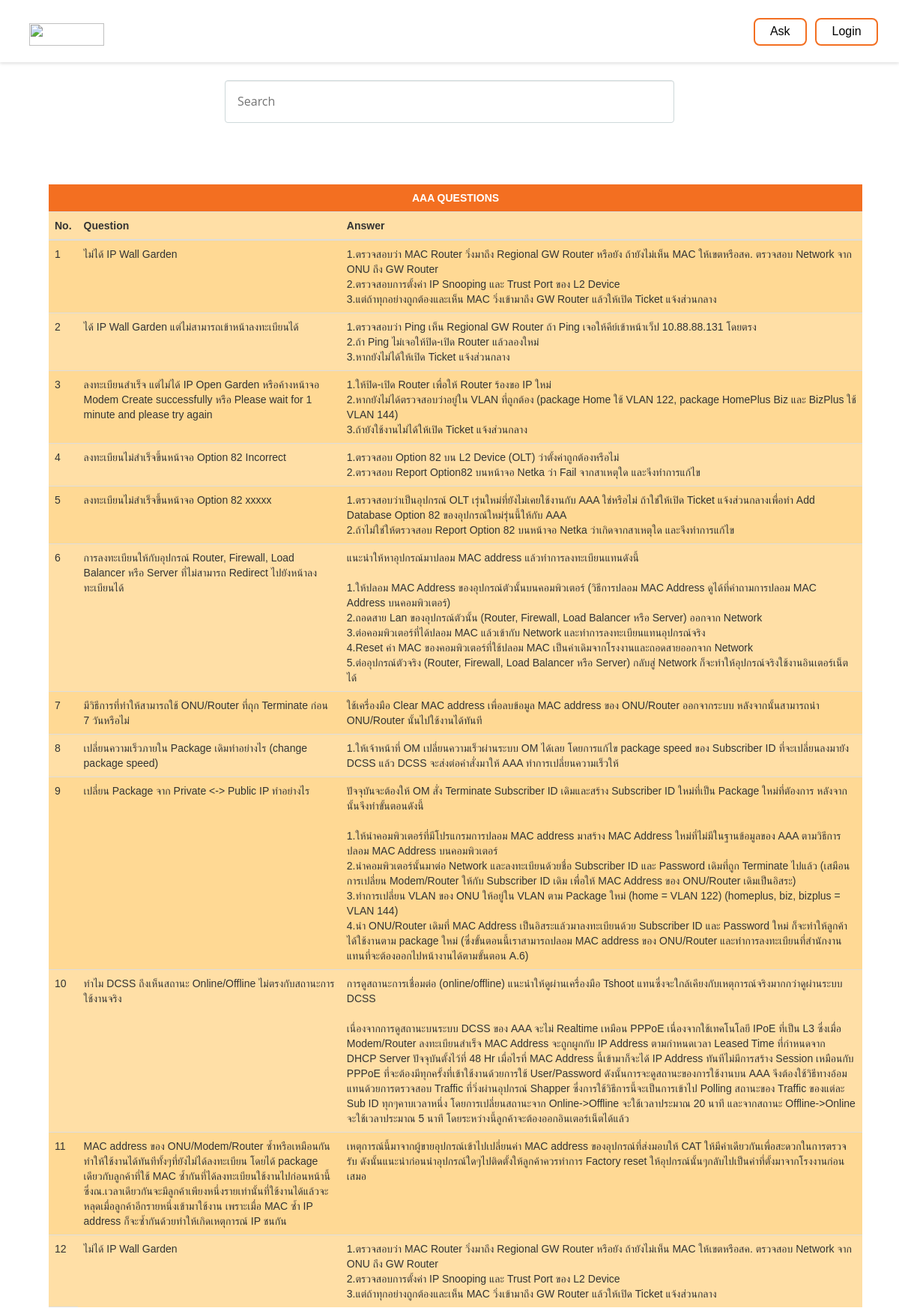
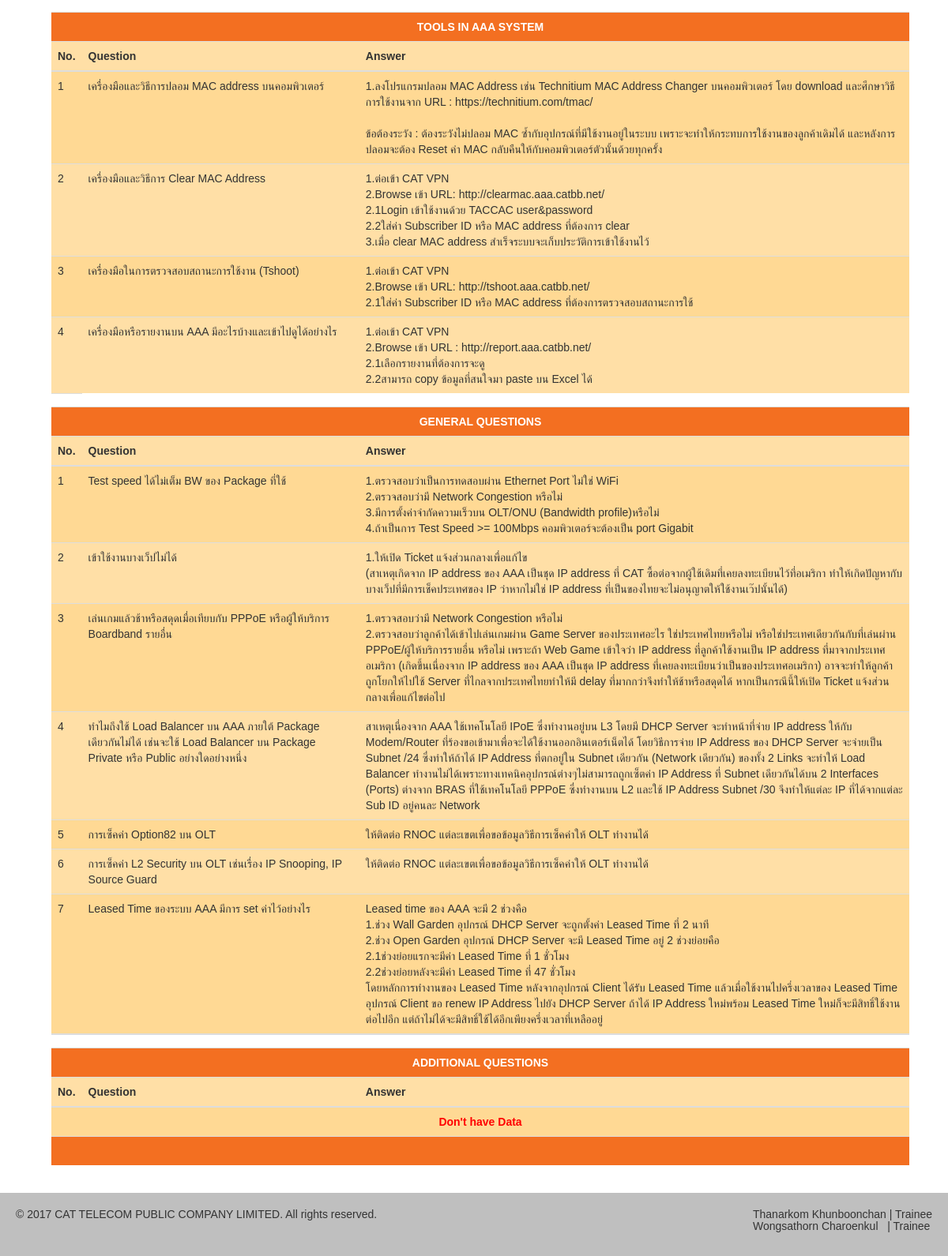
The page /page.php on the database as committed earlier (2 pictures, top to bottom).
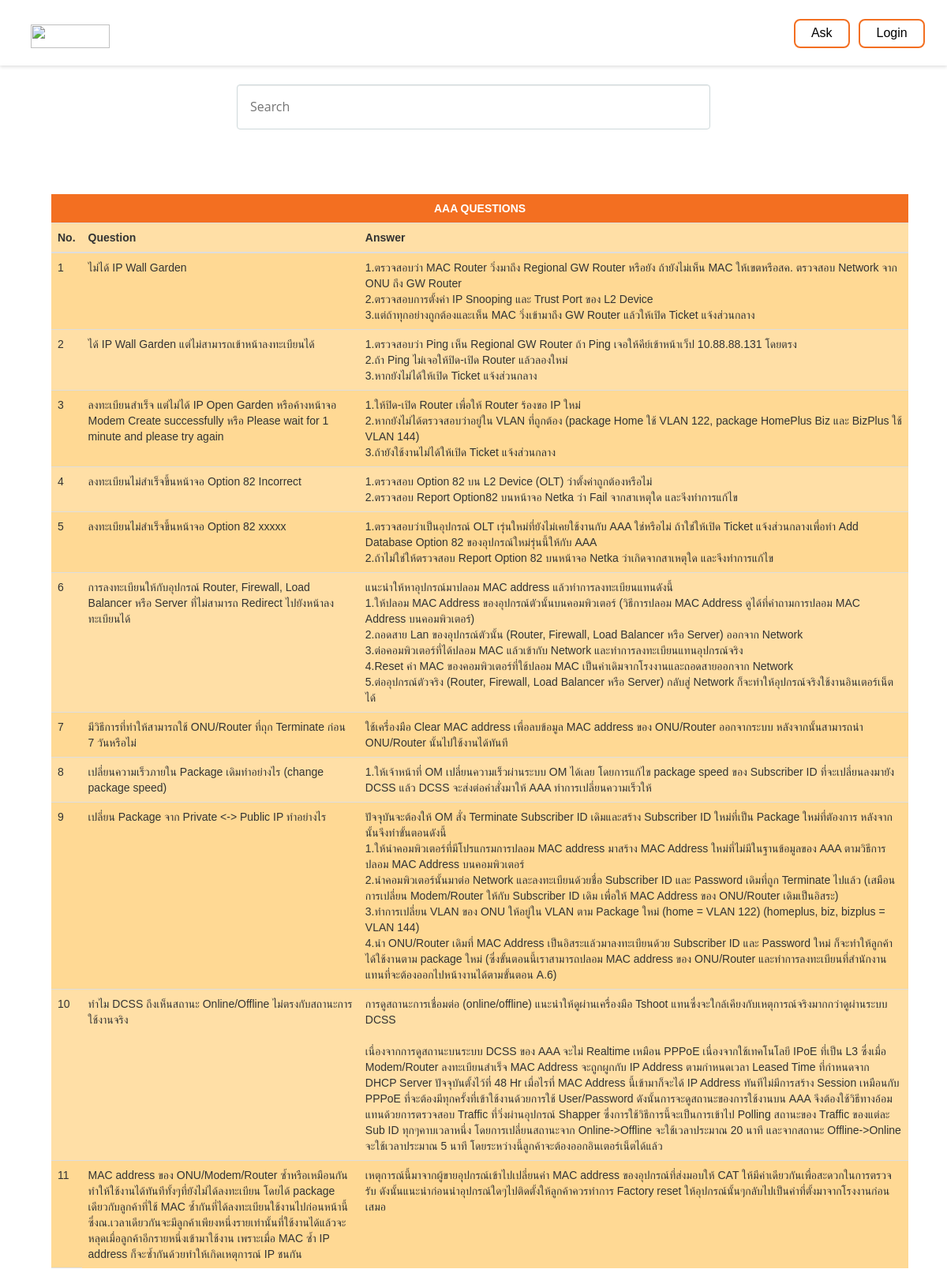
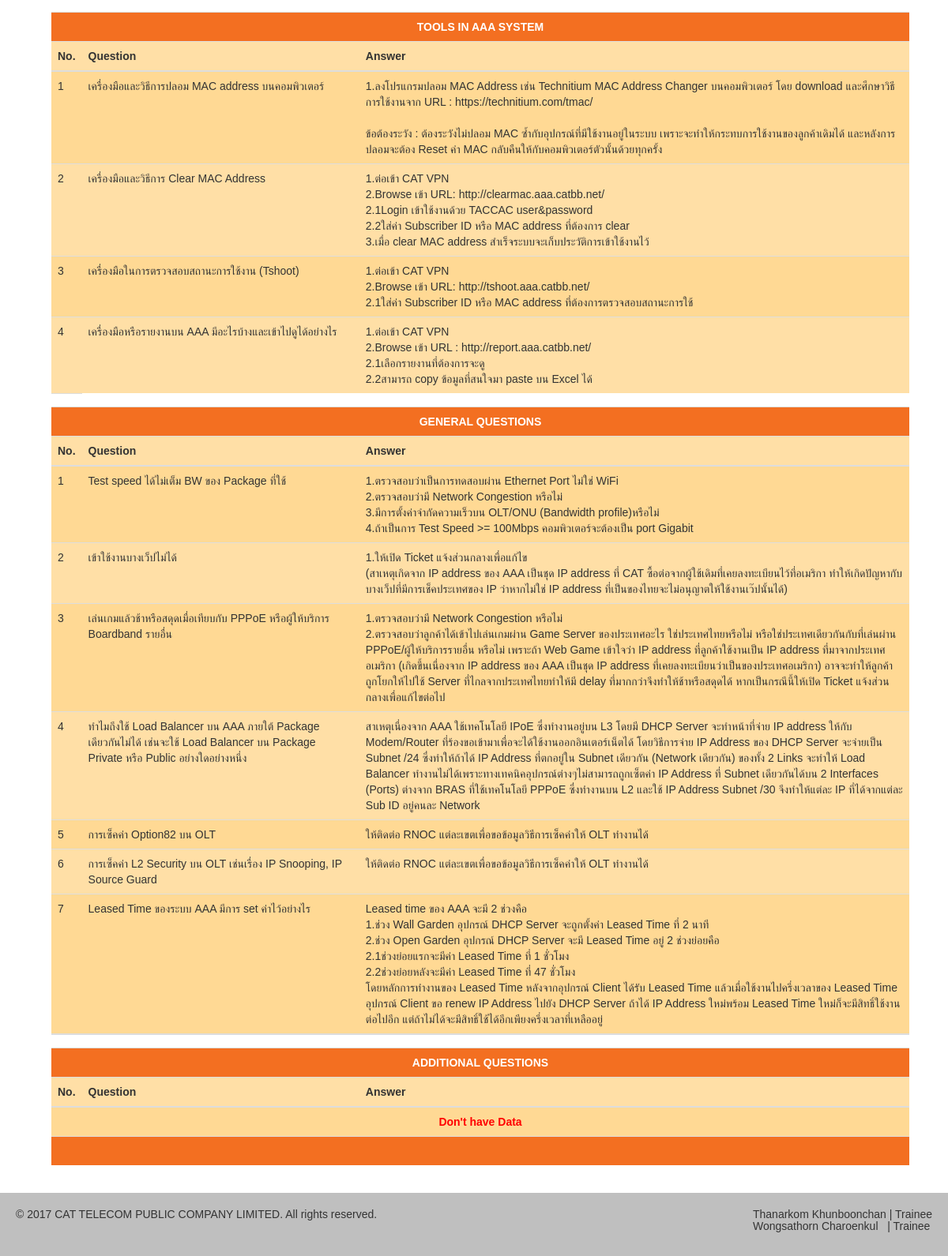
The same page on the database as committed later (2 pictures, top to bottom).
### tables this page shows
CREATE TABLE `info` (
  `id` int(11) NOT NULL,
  `question` text NOT NULL,
  `answer` text NOT NULL
);

CREATE TABLE `info2` (
  `id` int(11) NOT NULL,
  `question` text NOT NULL,
  `answer` text NOT NULL
);

CREATE TABLE `info3` (
  `id` int(11) NOT NULL,
  `question` text NOT NULL,
  `answer` text NOT NULL
);

### page.php (the view, shortened to what this page needs)
<?php session_start();
require_once('connect.php');
?>
<!DOCTYPE html>
<html>
	<head>
		<link rel="stylesheet" type="text/css" href="css/reset.css">
		<link rel="stylesheet" type="text/css" href="css/style.css">
		<link rel="stylesheet" type="text/css" href="css/bootstrap.min.css">
		<link rel="stylesheet" type="text/css" href="css/loginmodel.css">
	</head>
	<body>
		<div id="wrapper">
			<header class="header-site">
				<nav class="navbar navbar-inverse navbar-fixed-top">
					<div class="container">
						<div class="navbar-header">
							<a class="navbar-brand" href="page.php"><img src="Logo.png" width=100px height=30px;></a>
						</div>
						<div class="collapse navbar-collapse" id="bs-example-navbar-collapse-1">
							<ul class="nav navbar-nav navbar-right">
								<button class="button button1" onclick="display_ask()"  style="width:auto;">Ask</button>
								<button class="button button1" onclick="display()" style="width:auto;">Login</button>
							</ul>
						</div>
					</div>
				</nav>
			</header>
			<form class="form floating-labels">
				<fieldset>
					<div class="icon">
						<input class="search_text" type="text" name="search_text" placeholder="Search" onkeyup="myFunction()" id="myInput" required>
					</div>
				</fieldset>
			</form>
		</div>
		<div class="panel-body">
			<table class="table display" id="myTable">
				<thead>
					<tr>
						<td class="active" style="text-align: center;" colspan="6"> <strong>AAA QUESTIONS </strong> </td>
					</tr>
					<tr>
						<th>No.</th>
						<th>Question</th>
						<th>Answer</th>
					</tr>
				</thead>
				<div id="result">
					<tbody>
						<?php
						$sql = "SELECT question,answer FROM info";
						$result = $conn->query($sql);
						?>
						<?php
						$i = 0;
						while($row = $result->fetch_array()){
						?>
						<tr>
							<td><?php echo ++$i; ?></td>
							<td><?php echo $row['question']; ?></td>
							<td><?php echo  nl2br($row['answer']); ?></td>
						</tr>
						<?php
						}
						?>
						<td style="background-color: #ffffff">
						</td>
					</tbody>
					<thead>
						<tr>
							<td class="active" style="text-align: center;" colspan="6"> <strong>TOOLS IN AAA SYSTEM</strong> </td>
						</tr>
						<tr>
							<th>No.</th>
							<th>Question</th>
							<th>Answer</th>
						</tr>
					</thead>
					<?php
					$sql2 = "SELECT question,answer FROM info2";
					$result2 = mysqli_query($conn, $sql2);
					?>
					<tbody >
						<?php
						$i = 0;
						while($row2 = $result2->fetch_array()){
						?>
						<tr>
							<td><?php echo ++$i; ?></td>
							<td><?php echo $row2['question']; ?></td>
							<td><?php echo  nl2br($row2['answer']); ?></td>
						</tr>
						<?php
						}
						?>
						<td style="background-color: #ffffff">
						</td>
					</tbody>
				<thead>
					<tr>
						<td class="active" style="text-align: center;" colspan="6"> <strong>GENERAL QUESTIONS</strong> </td>
					</tr>
					<tr>
						<th>No.</th>
						<th>Question</th>
						<th>Answer</th>
					</tr>
				</thead>
				<?php
				$sql3 = "SELECT question,answer FROM info3";
				$result3 = mysqli_query($conn, $sql3);
				?>
				<tbody >
					<?php
					$i = 0;
					while($row3 = $result3->fetch_array()){
					?>
						<tr>
							<td><?php echo ++$i; ?></td>
							<td><?php echo $row3['question']; ?></td>
							<td><?php echo  nl2br($row3['answer']); ?></td>
						</tr>
						<?php
						}
						?>
					</tbody>
					<td style="background-color: #ffffff">
					</td>
					<thead>
						<tr>
							<td class="active" style="text-align: center;" colspan="6"> <strong>ADDITIONAL QUESTIONS</strong> </td>
						</tr>
						<tr>
							<th>No.</th>
							<th>Question</th>
							<th>Answer</th>
						</tr>
					</thead>
					<?php
					$sql4 = "SELECT question,answer FROM admin";
					$result4 = mysqli_query($conn, $sql4);
					?>
					<tbody id="myTable">
						<?php
						if(mysqli_num_rows($result4) == 0){
						?>
						<tr>
							<td class="active" style="text-align: center; background-color: #ffd994;" colspan="6">
								<strong style="color: #ff0000;">Don't have Data </strong>
							</td>
						</tr>
						<?php
						}
						?>
					</tbody>
				</div>
				<thead>
					<tr>
						<td class="active" style="text-align: center;" colspan="6"> <strong>&nbsp</strong> </td>
					</tr>
				</thead>
			</table>
		</div>
		<div class='footer'>
			<div id="wrapper" style="background-color: #bfbfbf; height: 80px;">
				<h5 style="float:left;margin-left: 20px;margin-top: 20px;">&copy; 2017 CAT TELECOM PUBLIC COMPANY LIMITED. All rights reserved.</h5>
				<h5 style="float:right;margin-right: 20px;margin-top: 20px;">Thanarkom Khunboonchan | Trainee<br>Wongsathorn Charoenkul &nbsp&nbsp| Trainee</h5>
			</div>
		</div>
	</body>
</html>

### css/style.css (style rules this page uses)
*, *::after, *::before { -webkit-box-sizing: border-box; -moz-box-sizing: border-box; box-sizing: border-box; }
body { font-size: 1.6em; font-family: "Open Sans", sans-serif; color: #2b3e51; background-color: #ffffff; }
a { text-decoration: none; }
.container { margin: 0 15px; }
.container:before { clear: both; display: table; content: " "; }
.container:after { clear: both; display: table; content: " "; }
@media screen and (min-width: 768px) { .active { color: #ffffff; } }
.form::after { clear: both; content: ""; display: table; }
.form fieldset { margin: 35px 0; }
.form div { position: relative; margin: 20px 0; }
.form input, .form textarea, .form select, .form label { font-family: "Open Sans", sans-serif; font-size: 1.6rem; color: #2b3e51; }
.form input[type="text"], .form input[type="email"], .form textarea, .form select, .form legend { display: block; width: 50%; -webkit-appearance: none; -moz-appearance: none; -ms-appearance: none; -o-appearance: none; appearance: none; }
.form input[type="text"], .form input[type="email"], .form textarea, .form select { padding: 12px; border: 1px solid #cfd9db; background-color: #ffffff; border-radius: .25em; box-shadow: inset 0 1px 1px rgba(0, 0, 0, 0.08); }
.form [required] { background: url("../img/required.svg") no-repeat top right; }
@media only screen and (min-width: 600px) { .form div { margin: 32px 0; margin-top: 6%; } }
@media only screen and (min-width: 600px) { .form input[type="text"], .form input[type="email"], .form textarea, .form select { margin-left: 25%; padding: 16px; } }
.panel-body { width: 93%; margin-left: 50px; }
.button { background-color: #4CAF50; border: none; color: white; padding: 5px 20px; text-align: center; text-decoration: none; display: inline-block; font-size: 16px; margin: 4px 4px; -webkit-transition-duration: 0.4s; transition-duration: 0.4s; cursor: pointer; }
.button1 { background-color: white; color: black; border: 2px solid #f36f21; margin-top: 8px; border-radius: 8px; }

### css/loginmodel.css (style rules this page uses)
input[type=text], input[type=password] { width: 100%; padding: 12px 20px; margin: 8px 0; display: inline-block; border: 1px solid #ccc; box-sizing: border-box; }
button { background-color: #f36f21; color: white; padding: 14px 20px; margin: 8px 0; border: none; cursor: pointer; width: 100%; }
.container { padding: 16px; }

### page.php (style rules this page uses)
tr:nth-child(odd) { background-color: #ffd994 }
tr:nth-child(even) { background-color: #ffdfa6 }

Rows that differ between the two databases and show on the page:
removed info: question "ไม่ได้ IP Wall Garden", answer "1.ตรวจสอบว่า MAC Router วิ่งมาถึง Regional GW Router หรือยัง ถ้ายังไม่เห็น MAC ให้เขตหรือสค. ตรวจสอบ Network จาก ONU ถึง GW Router 2.ตรวจสอบการตั้งค่า IP Snooping และ Trust Port ของ L2 Device 3.แต่ถ้าทุกอย่างถูกต้องและเห็น MAC วิ่งเข้ามาถึง GW Router แล้วให้เปิด Ticket แจ้งส่วนกลาง"
